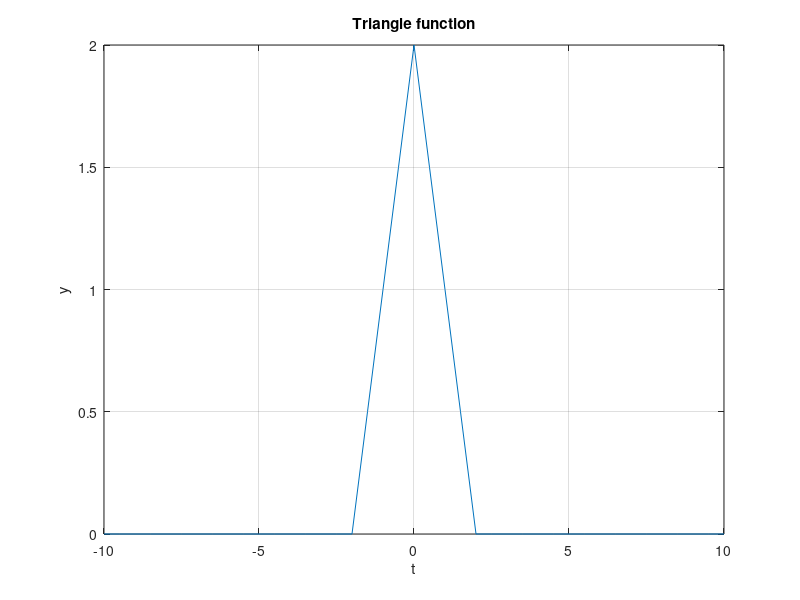

MATLAB code to generate this figure:
a = 2; %in seconds
dt = 0.5; %sample step, in seconds
T = 10; %period
t = (-T:dt:T);
N = length(t);

for k = 1:N %create a tab from 1 to N, the length of t
  if (-a <= t(k) && t(k) <= 0)
    x3(k) = a + t(k);
  elseif (0 <= t(k) && t(k) <= a)
    x3(k) = a - t(k);
  else
    x3(k) = 0;
  end
end

 
plot(t,x3)
title('Triangle function')
xlabel('t');
ylabel('y');
grid()
